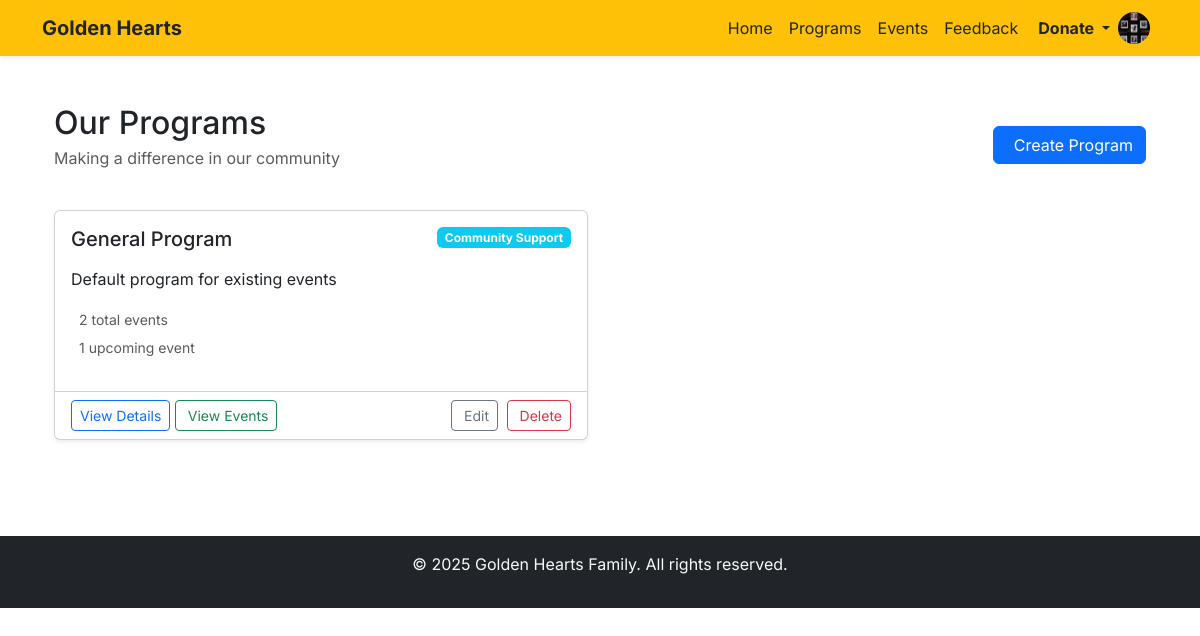
The app's page /programs/ (signed in) with its own data.
### programs/models.py (models this page shows, shortened)
class Program(models.Model):
    CATEGORY_CHOICES = (
        ('health', 'Health'),
        ('education', 'Education'),
        ('environment', 'Environment'),
        ('community', 'Community Support'),
    )
    name = models.CharField(max_length=255, unique=True)
    description = models.TextField()
    category = models.CharField(max_length=50, choices=CATEGORY_CHOICES, default='community')
    start_date = models.DateField(null=True, blank=True)
    end_date = models.DateField(null=True, blank=True)
    created_by = models.ForeignKey(
        User, on_delete=models.SET_NULL, null=True, blank=True,
        limit_choices_to={'role': 'admin'}, related_name='created_programs'
    )
    is_active = models.BooleanField(default=True)
    date_created = models.DateTimeField(auto_now_add=True)
    class Meta:
        ordering = ['-date_created']
        verbose_name = 'Program'
        verbose_name_plural = 'Programs'

### programs/views.py (the view)
# urls.py: path('', views.ProgramListView.as_view(), name='program_list'),
class ProgramListView(ListView):
    model = Program
    template_name = 'programs/program_list.html'
    context_object_name = 'programs'
    def get_queryset(self):
        return Program.objects.filter(is_active=True).annotate(
            event_count=Count('events'),
            upcoming_event_count=Count('events', filter=Q(events__date__gte=timezone.now().date()))
        ).order_by('-date_created')

### accounts/models.py (called while the page is built)
    def get_profile_picture_url(self):
        if self.profile_picture and hasattr(self.profile_picture, 'url'):
            try:
                if os.path.exists(self.profile_picture.path):
                    return self.profile_picture.url
            except (ValueError, FileNotFoundError):
                pass
        return None

### programs/templates/programs/program_list.html (shortened to what this page needs)
{% extends "base.html" %}
{% load static %}
{% block content %}
<div class="container py-4">
    <div class="d-flex justify-content-between align-items-center mb-4">
        <div>
            <h1 class="h2 mb-1">Our Programs</h1>
            <p class="text-muted">Making a difference in our community</p>
        </div>
        <div>
            {% if user.is_authenticated and user.role == 'admin' %}
            <a href="{% url 'programs:program_create' %}" class="btn btn-primary">
                Create Program
            </a>
            {% endif %}
        </div>
    </div>
    <div class="row">
        {% for program in programs %}
        <div class="col-lg-6 mb-4">
            <div class="card h-100 shadow-sm">
                <div class="card-body">
                    <div class="d-flex justify-content-between align-items-start mb-3">
                        <h5 class="card-title mb-0">{{ program.name }}</h5>
                        <span class="badge bg-info">{{ program.get_category_display }}</span>
                    </div>
                    <p class="card-text">{{ program.description|truncatewords:25 }}</p>
                    <div class="text-muted mb-3">
                        <div class="mb-1">
                            <small>{{ program.event_count }} total event{{ program.event_count|pluralize }}</small>
                        </div>
                        <div>
                            <small>{{ program.upcoming_event_count }} upcoming event{{ program.upcoming_event_count|pluralize }}</small>
                        </div>
                    </div>
                </div>
                <div class="card-footer bg-transparent">
                    <div class="d-flex justify-content-between align-items-center">
                        <div>
                            <a href="{% url 'programs:program_detail' program.pk %}" class="btn btn-outline-primary btn-sm">
                                View Details
                            </a>
                            <a href="{% url 'events:events_by_program' program.pk %}" class="btn btn-outline-success btn-sm">
                                View Events
                            </a>
                        </div>
                        <div>
                            {% if user.is_authenticated and user.role == 'admin' %}
                            <a href="{% url 'programs:program_edit' program.pk %}" class="btn btn-outline-secondary btn-sm me-1">
                                Edit
                            </a>
                            <a href="{% url 'programs:program_delete' program.pk %}" class="btn btn-outline-danger btn-sm"
                               onclick="return confirm('Are you sure you want to delete this program?');">
                                Delete
                            </a>
                            {% endif %}
                        </div>
                    </div>
                </div>
            </div>
        </div>
        {% endfor %}
    </div>
</div>
{% endblock %}

### templates/base.html (style rules this page uses)
body { font-family: 'Inter', sans-serif; }

### records on screen
Program: name "General Program", category "Community Support", description "Default program for existing events", event_count "2", upcoming_event_count "1"
